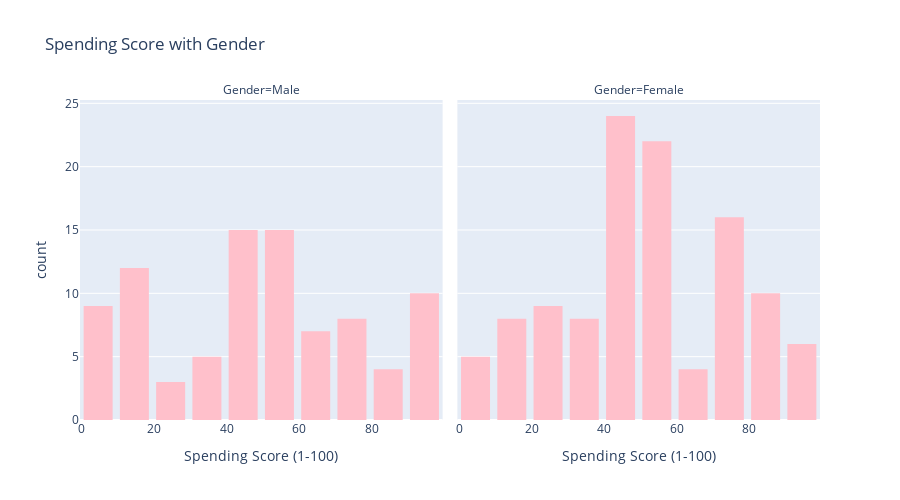

The notebook cell this image was saved under:
### Code cell
fig = px.histogram(
    data_frame`=data,
    x="Spending Score (1-100)",
    title="Spending Score with Gender",
    facet_col="Gender",
    color_discrete_sequence=["pink"],
    height=500,
)
fig.update_layout(bargap=0.2)
fig.show()

### Figure 1 — Plotly figure (JSON) as saved in the notebook; plotly's stock layout.template omitted (floating-point values rounded to 4 significant figures)
{"data": [{"alignmentgroup": "True", "bingroup": "x", "hovertemplate": "Gender=Male<br>Spending Score (1-100)=%{x}<br>count=%{y}<extra></extra>", "legendgroup": "", "marker": {"color": "pink", "pattern": {"shape": ""}}, "name": "", "offsetgroup": "", "orientation": "v", "showlegend": false, "type": "histogram", "x": [39, 81, 3, 14, 13, 79, 66, 29, 35, 73, 73, 82, 61, 4, 4, 92, 92, 36, 60, 60, 41, 46, 46, 56, 55, 51, 59, 59, 55, 47, 54, 48, 51, 55, 41, 46, 41, 49, 52, 42, 49, 59, 55, 56, 46, 43, 48, 52, 46, 56, 91, 35, 95, 11, 75, 9, 75, 5, 73, 10, 93, 12, 97, 36, 90, 17, 88, 1, 1, 5, 26, 20, 63, 13, 75, 10, 92, 15, 69, 14, 90, 15, 97, 68, 8, 74, 18, 83], "xaxis": "x", "yaxis": "y"}, {"alignmentgroup": "True", "bingroup": "x", "hovertemplate": "Gender=Female<br>Spending Score (1-100)=%{x}<br>count=%{y}<extra></extra>", "legendgroup": "", "marker": {"color": "pink", "pattern": {"shape": ""}}, "name": "", "offsetgroup": "", "orientation": "v", "showlegend": false, "type": "histogram", "x": [6, 77, 40, 76, 6, 94, 72, 99, 15, 77, 35, 98, 5, 14, 32, 31, 87, 73, 14, 81, 17, 73, 26, 75, 35, 61, 28, 65, 55, 47, 42, 42, 52, 54, 45, 50, 51, 52, 59, 50, 48, 47, 42, 49, 56, 53, 52, 42, 44, 57, 58, 55, 60, 46, 55, 40, 42, 47, 50, 41, 48, 42, 50, 54, 42, 48, 50, 43, 59, 43, 57, 40, 58, 29, 77, 34, 71, 88, 7, 72, 5, 40, 87, 74, 22, 20, 76, 16, 89, 78, 73, 35, 83, 93, 75, 95, 27, 13, 86, 32, 86, 88, 39, 24, 17, 85, 23, 69, 91, 16, 79, 28], "xaxis": "x2", "yaxis": "y2"}], "layout": {"annotations": [{"font": {}, "showarrow": false, "text": "Gender=Male", "x": 0.245, "xanchor": "center", "xref": "paper", "y": 1, "yanchor": "bottom", "yref": "paper"}, {"font": {}, "showarrow": false, "text": "Gender=Female", "x": 0.755, "xanchor": "center", "xref": "paper", "y": 1, "yanchor": "bottom", "yref": "paper"}], "bargap": 0.2, "barmode": "relative", "height": 500, "legend": {"tracegroupgap": 0}, "title": {"text": "Spending Score with Gender"}, "xaxis": {"anchor": "y", "domain": [0, 0.49], "title": {"text": "Spending Score (1-100)"}}, "xaxis2": {"anchor": "y2", "domain": [0.51, 1], "matches": "x", "title": {"text": "Spending Score (1-100)"}}, "yaxis": {"anchor": "x", "domain": [0, 1], "title": {"text": "count"}}, "yaxis2": {"anchor": "x2", "domain": [0, 1], "matches": "y", "showticklabels": false}}}
